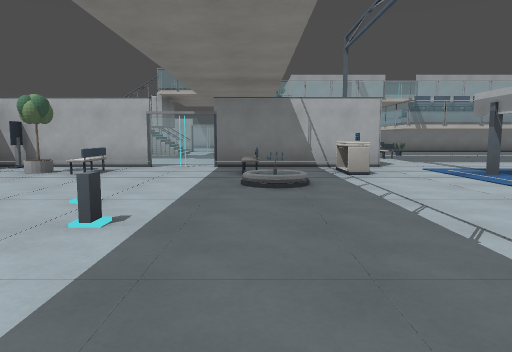
view 1 (above)

24 first-person views from a walk through a 3-D level made in the Godot game engine. The camera is 1.2 m above the floor, tilts 6° down and sees 70° across. The floor is counted in squares, 2 m on a side. Each view is taken from the middle of a square. On the plan, view 1 faces up. The plan holds only what a view shows up to about 10 squares ahead; the rest is blank. The place goes on beyond the plan. Surface patterns are stand-ins for the level's own textures.

view 2
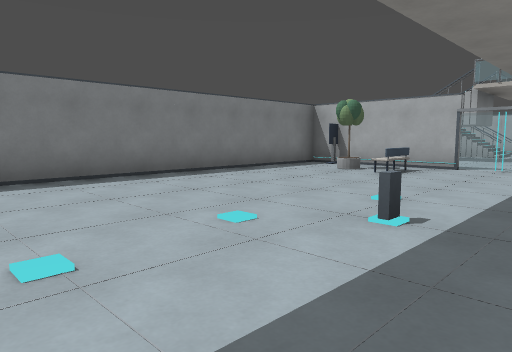

view 3
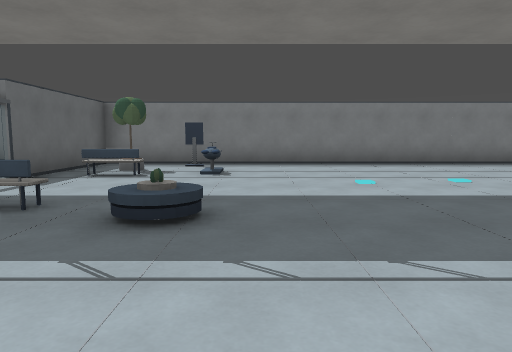

view 4
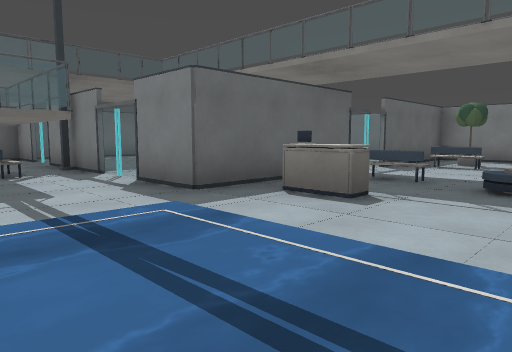

view 5
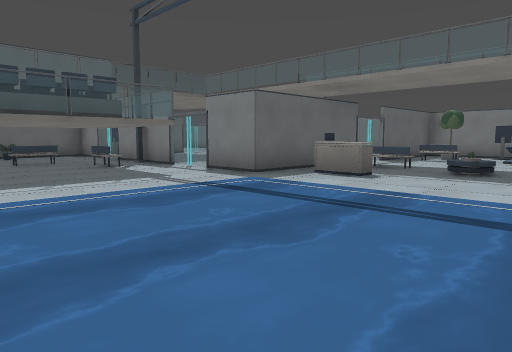

view 6
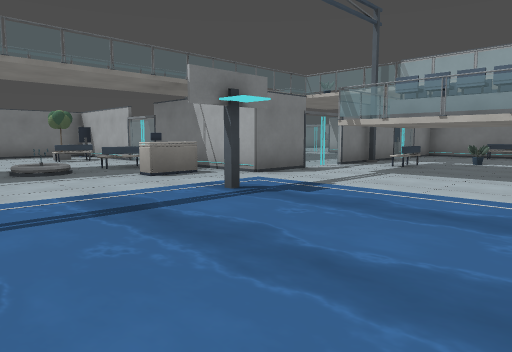

view 7
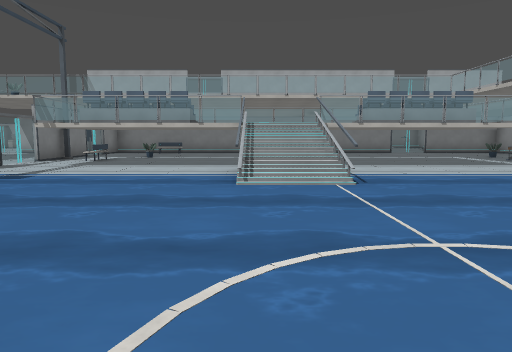

view 8
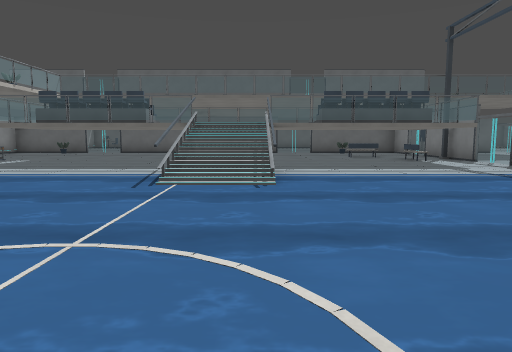

view 9
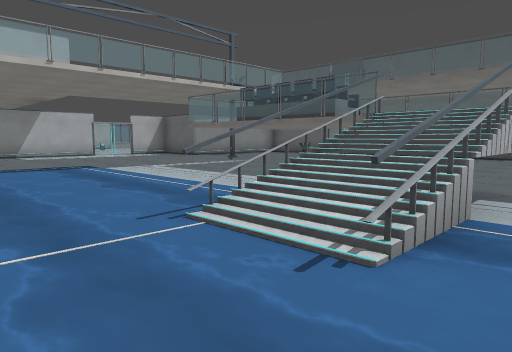

view 10
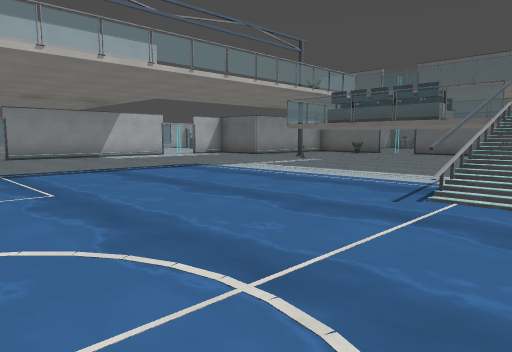

view 11
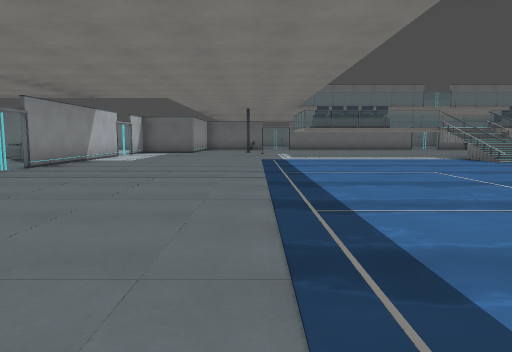

view 12
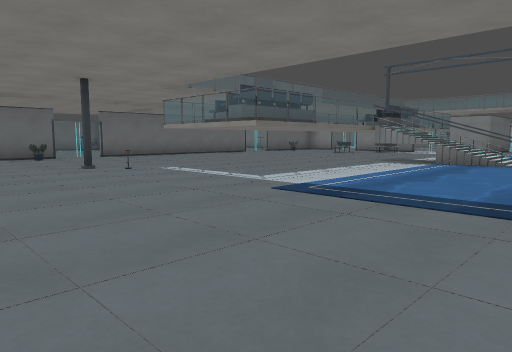

view 13
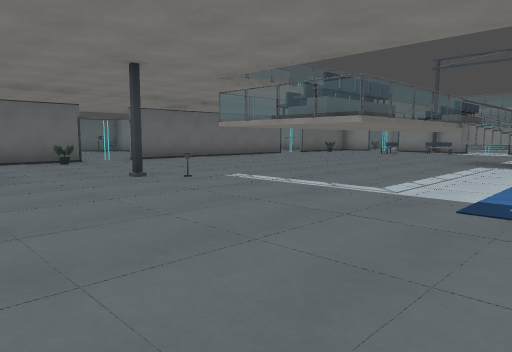

view 14
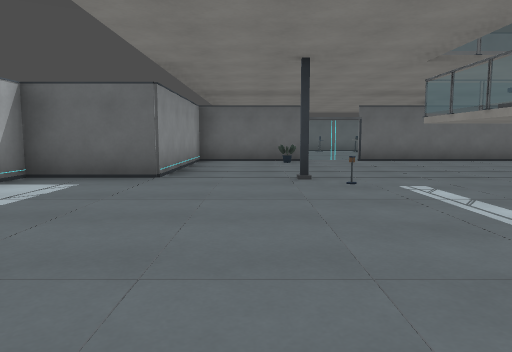

view 15
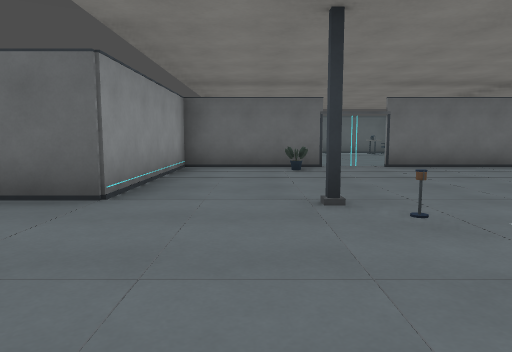

view 16
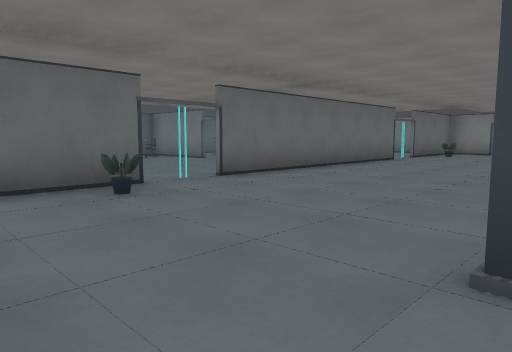

view 17
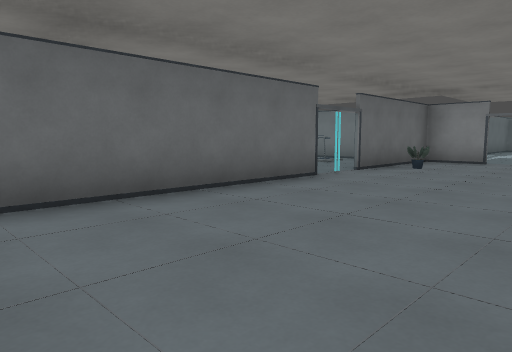

view 18
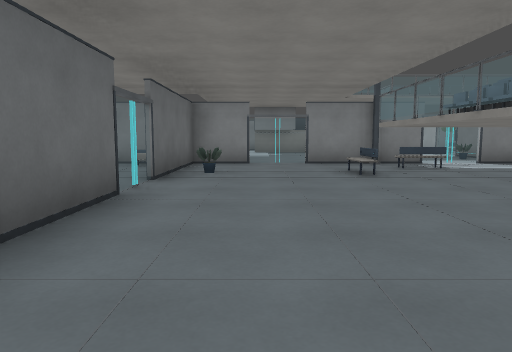

view 19
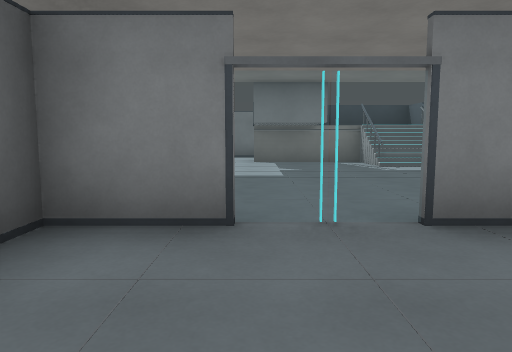

view 20
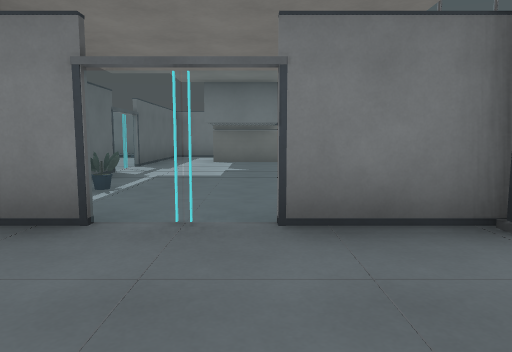

view 21
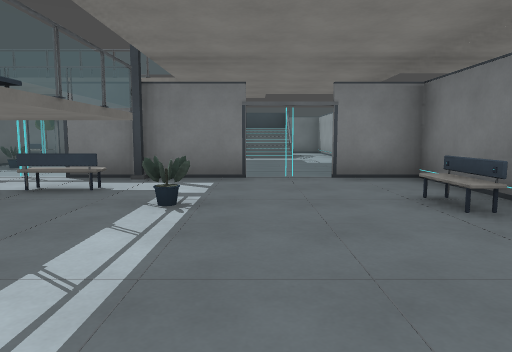

view 22
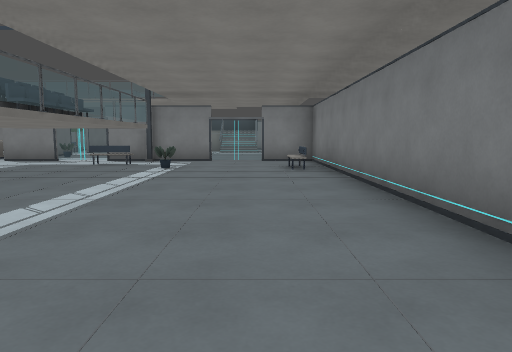

view 23
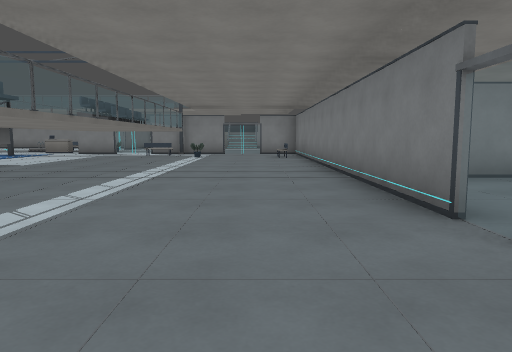

view 24
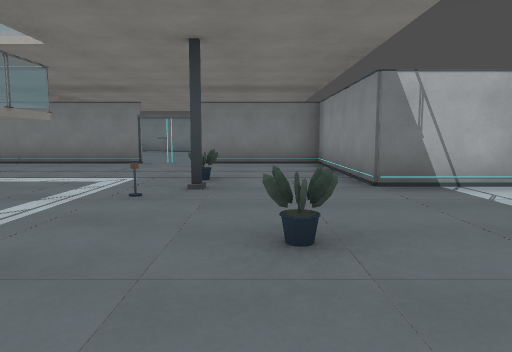

### Floor plan
Key: @ floor where view 1 was taken; # wall or solid block; x gap in a wall; . floor; / step, stairs or slope; = window, fence, low wall or low ledge; ~ water the walk can cross; ≈ water the walk keeps out of; ^ raised ledge; T thing the floor can be seen under or through; C counter; P pot; O other object.
Columns run from 6 left of view 1 to 20 right of it. Each row starts with its distance up from view 1.
 16           ###### ########
 15          ...............#
 14     ....T...............#
 13     ....T...............#
 12         T..P.........P..##
 11    ..   #xTTT^^^^###......
 10    ...  #.T      ###.....
  9     ....#.TTT^^ ^###..P..
  8 ###TTTTP .....##.... ...
  7 #O./../.......^^...   .
  6 #.#/../.O.≈~~~//~~~  .
  5 #.....=...~~~~~.~~  ~..
  4 #.........~~~~~.~  ~~...
  3 #....=... ~~.~~.~  ~~...
  2 #........    ~~.  .~~....
  1 #.......     ~~.~~.~~.....
  0 #.....@.. ~~.~~.~~.~~.....
 -1 #.........~~~~~.~~~~~.....#
 -2 #O.O../...~~~~~.~~~~~.....#
 -3 #.#/../.C.~~~~//~~~~~.....
 -4 #../../.......^^..........
 -5 #######  .....##.........
 -6         T.TTT^^^^###.....
 -7 ####    T.T        #......
 -8   ##.. .TxTTT^     #.#....#
 -9   #.....T..=............###
-10   #.....T...............#
-11   #.....T...............#
-12   #### P ..P.........P..#
-13      #   O######## ### ##
-14         ####       ..

Positions as (right, up) in squares from view 1, and headings:
1: (0, 0), facing up
2: (0, 0), facing up-left
3: (3, -1), facing left
4: (5, -1), facing down-left
5: (7, 0), facing down-left
6: (7, 3), facing up-left
7: (8, 1), facing up
8: (8, 2), facing down
9: (7, -1), facing down-right
10: (8, 1), facing down-right
11: (15, 6), facing down
12: (18, -1), facing down-left
13: (18, -3), facing down-left
14: (16, -3), facing down
15: (16, -5), facing down
16: (17, -8), facing down-left
17: (12, -9), facing down-left
18: (11, -11), facing left
19: (5, -11), facing left
20: (5, -10), facing left
21: (8, 13), facing left
22: (12, 14), facing left
23: (16, 14), facing left
24: (16, 7), facing up
